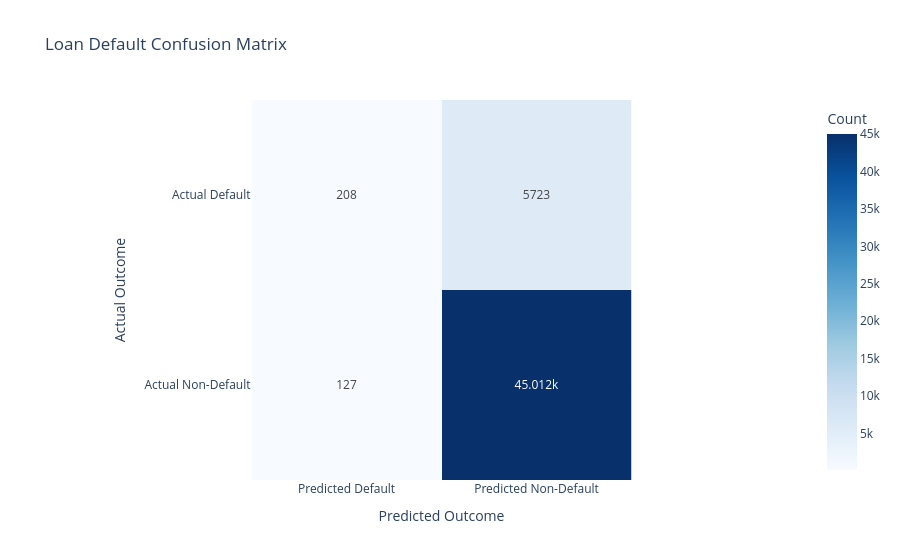

The notebook cell saved with this chart:
### Code cell
fig = px.imshow(
    cm_df,
    text_auto=True,
    color_continuous_scale="Blues",
    labels=dict(x="Predicted", y="Actual", color="Count"),
    title="Loan Default Confusion Matrix"
)

fig.update_layout(
    xaxis_title="Predicted Outcome",
    yaxis_title="Actual Outcome"
)

fig.show()

### Figure 1 — Plotly figure (JSON) as saved in the notebook; plotly's stock layout.template omitted (floating-point values rounded to 4 significant figures)
{"data": [{"coloraxis": "coloraxis", "hovertemplate": "Predicted: %{x}<br>Actual: %{y}<br>Count: %{z}<extra></extra>", "name": "0", "texttemplate": "%{z}", "type": "heatmap", "x": ["Predicted Default", "Predicted Non-Default"], "xaxis": "x", "y": ["Actual Default", "Actual Non-Default"], "yaxis": "y", "z": [[208, 5723], [127, 45012]]}], "layout": {"coloraxis": {"autocolorscale": false, "colorbar": {"title": {"text": "Count"}}, "colorscale": [[0, "rgb(247,251,255)"], [0.125, "rgb(222,235,247)"], [0.25, "rgb(198,219,239)"], [0.375, "rgb(158,202,225)"], [0.5, "rgb(107,174,214)"], [0.625, "rgb(66,146,198)"], [0.75, "rgb(33,113,181)"], [0.875, "rgb(8,81,156)"], [1, "rgb(8,48,107)"]]}, "title": {"text": "Loan Default Confusion Matrix"}, "xaxis": {"anchor": "y", "constrain": "domain", "domain": [0, 1], "scaleanchor": "y", "title": {"text": "Predicted Outcome"}}, "yaxis": {"anchor": "x", "autorange": "reversed", "constrain": "domain", "domain": [0, 1], "title": {"text": "Actual Outcome"}}}}
